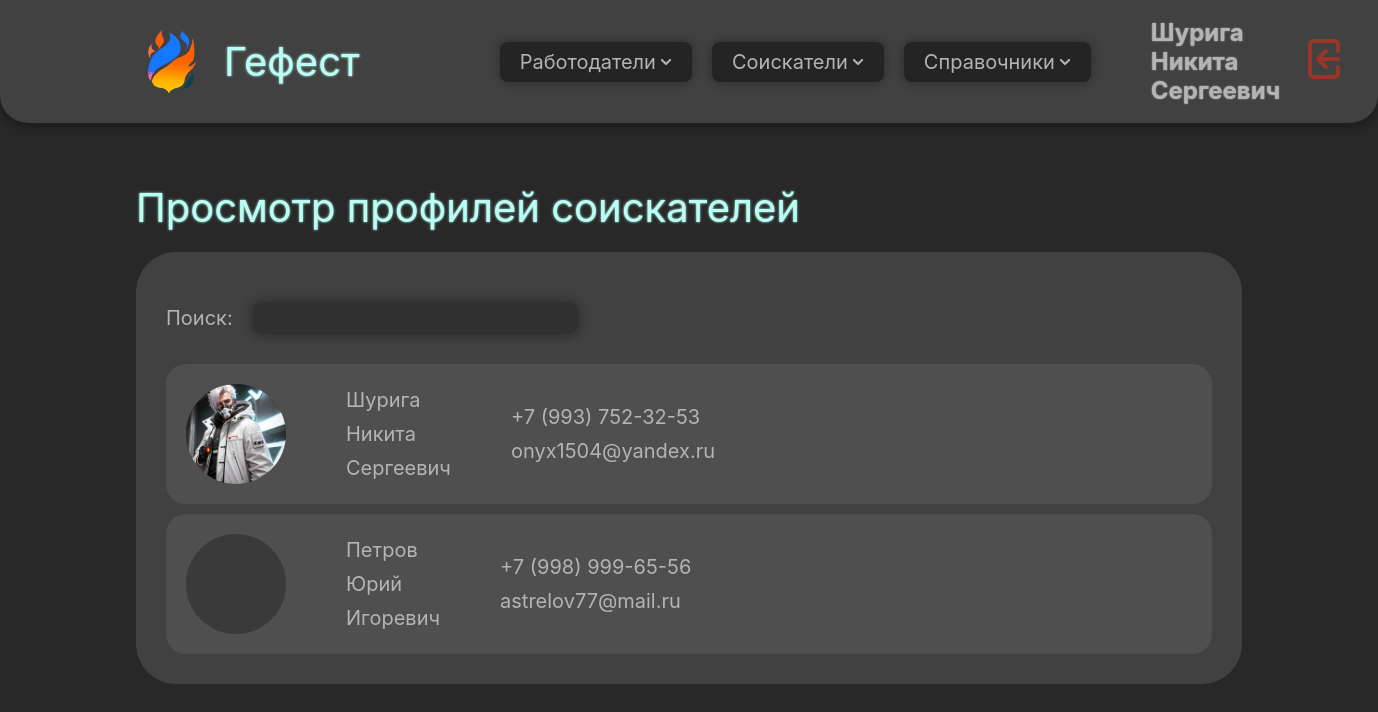
Page /jobseeker/view/ (signed in) on the committed database.
### domain/models.py (models this page shows, shortened)
class CustomUser(AbstractUser):
    patronymic = models.CharField(max_length=255, blank=False, null=False, verbose_name='Отчество')
    phone_number = PhoneNumberField(region="RU", blank=False, null=False, verbose_name='Номер телефона')
    profile_photo = models.ImageField(blank=True, null=True, verbose_name='Фото профиля', upload_to='user_photos')
    class Meta:
        verbose_name = 'Пользователь'
        verbose_name_plural = 'Пользователи'

class Person(models.Model):
    surname = models.CharField(max_length=255, blank=False, null=False, verbose_name='Фамилия')
    name = models.CharField(max_length=255, blank=False, null=False, verbose_name='Имя')
    patronymic = models.CharField(max_length=255, blank=False, null=False, verbose_name='Отчество')
    email = models.EmailField(blank=False, max_length=254, verbose_name='Почта')
    phone = models.CharField(max_length=18, blank=False, null=False, verbose_name='Номер телефона')
    profile_photo = models.ImageField(blank=True, null=True, verbose_name='Фото профиля', upload_to='person_photos')
    class Meta:
        verbose_name = 'Индивид'
        verbose_name_plural = 'Индивиды'

class JobSeeker(Person):
    birthdate = models.DateField(blank=False, null=False, verbose_name='Дата рождения')
    address = models.ForeignKey('Address', blank=False, null=False, on_delete=models.PROTECT, verbose_name='Адрес')
    skill = models.ManyToManyField('Skill', blank=True, verbose_name='Навыки')
    specialization = models.ManyToManyField('Specialization', blank=True, verbose_name='Специализация')
    about = models.TextField(blank=True, null=True, verbose_name='Описание профиля')
    class Meta:
        verbose_name = 'Соискатель'
        verbose_name_plural = 'Соискатели'

class Person(models.Model):
    surname = models.CharField(max_length=255, blank=False, null=False, verbose_name='Фамилия')
    name = models.CharField(max_length=255, blank=False, null=False, verbose_name='Имя')
    patronymic = models.CharField(max_length=255, blank=False, null=False, verbose_name='Отчество')
    email = models.EmailField(blank=False, max_length=254, verbose_name='Почта')
    phone = models.CharField(max_length=18, blank=False, null=False, verbose_name='Номер телефона')
    profile_photo = models.ImageField(blank=True, null=True, verbose_name='Фото профиля', upload_to='person_photos')
    class Meta:
        verbose_name = 'Индивид'
        verbose_name_plural = 'Индивиды'

### domain/views/job_seeker_views.py (the view)
# urls.py: path('jobseeker/view/', job_seeker_all_view, name='job_seeker_list'),
def job_seeker_all_view(request):
    job_seekers = JobSeeker.objects.all()
    context = {
        'job_seekers': job_seekers,
    }
    return render(request, 'job_seekers/view/job_seekers_all_view.html', context)

### domain/context_processors.py (called while the page is built)
def user(request):
    return {'user': auth(request)['user']}

### domain/templates/job_seekers/view/job_seekers_all_view.html (shortened to what this page needs)
{% extends 'base.html' %}
{% load static %}
{% block content %}
    <section class="split-section flex-vertical gap-2em">
        <div class="content-block flex-vertical gap-1em">
            <h1 class="title">Просмотр профилей соискателей</h1>
            <div class="content-box flex-vertical gap-1em">
                <div class="content flex-vertical gap-05em">
                    <div class="flex-horizontal gap-1em" style="padding: 1em 0">
                        <label>Поиск:</label>
                        <input type="text" oninput="filterResults(this)" class="input-field">
                    </div>
                    {% for job_seeker in job_seekers %}
                        <a href="{% url 'job_seeker_view' job_seeker.id %}" id="search_results">
                            <div class="flex-horizontal persons-div gap-3em">
                                {% if job_seeker.profile_photo %}
                                    <img src="{{ MEDIA_URL }}{{ job_seeker.profile_photo.url }}"
                                         class="person-img-preview">
                                {% else %}
                                    <div class="person-img-preview"></div>
                                {% endif %}
                                <div class="flex-vertical gap-05em">
                                    <p>{{ job_seeker.surname }}</p>
                                    <p>{{ job_seeker.name }}</p>
                                    <p>{{ job_seeker.patronymic }}</p>
                                </div>
                                <div class="flex-vertical gap-05em">
                                    <p>{{ job_seeker.phone }}</p>
                                    <p>{{ job_seeker.email }}</p>
                                </div>
                            </div>
                        </a>
                    {% endfor %}
                </div>
            </div>
        </div>
    </section>
{% endblock %}

### domain/templates/components/navbar.html (shortened to what this page needs)
{% load static %}
{% block content %}
    <div class="nav-bar flex-horizontal gap-1em">
        <div class="nav-part flex-horizontal gap-1em">
            <a href="{% url 'home' %}">
            <div class="flex-horizontal gap-1em">
                <div class="logo-container">
                    <img src="{% static 'images/logo.png' %}" class="logo"/>
                </div>
                <div class="title" style="padding-right: 3em;">Гефест</div>
            </div>
                </a>
            <div class="button">
                Работодатели
                <img src="{% static 'icons/arrow-down.svg' %}" class="icon">
            </div>
            <button class="button">
                Соискатели
                <img src="{% static 'icons/arrow-down.svg' %}" class="icon">
            </button>
            <button class="button">
                Справочники
                <img src="{% static 'icons/arrow-down.svg' %}" class="icon">
            </button>
        </div>
        <div class="nav-part flex-horizontal gap-1em">
            <h2 class="text1">{{ user.last_name }} {{ user.first_name }} {{ user.patronymic }}</h2>
            <a href="{% url 'logout' %}">
                <img src="{% static 'icons/logout.svg' %}" class="logout-button"/>
            </a>
        </div>
    </div>
{% endblock content %}

### static/css/styles.css (style rules this page uses)
* { font-size: 20px; padding: 0; margin: 0; font-family: Inter, serif; color: var(--text-color); text-decoration: none; }
.body { background: var(--body-bg); display: block; flex-direction: column; align-items: center; height: 100%; width: 100%; }
.nav-bar { position: sticky; height: 100%; margin: auto; padding: 0.5em 6em; justify-content: space-between; align-items: center; border-radius: 0 0 1.4em 1.4em; background: var(--table-bg); box-shadow: 0 0.2em 0.5em 0.1em var(--element-shadow); }
.nav-part { height: 100%; padding: 0.4em 1em; justify-content: flex-start; flex-wrap: nowrap; }
.logout-button { filter: brightness(0) saturate(100%) invert(24%) sepia(29%) saturate(4645%) hue-rotate(345deg) brightness(83%) contrast(84%); }
.logo { align-self: stretch; object-fit: contain; }
.logo-container { width: 3.2em; aspect-ratio: 1 / 1; justify-content: center; align-items: center; display: flex }
.title { color: var(--title-color); font-size: 2em; font-weight: 400; word-wrap: break-word; text-shadow: 0 0 0.065em var(--title-color); }
.button { display: flex; justify-content: flex-start; align-items: center; border-style: none; border-radius: 0.4em; background: var(--button-bg); padding: 0.4em 1em; gap: 0.2em; box-shadow: 0 0 0.5em 0.1em var(--element-shadow); width: fit-content; }
.icon { filter: brightness(0) saturate(100%) invert(79%) sepia(16%) saturate(8%) hue-rotate(316deg) brightness(90%) contrast(87%); }
.split-section { flex: 1; width: auto; height: fit-content; }
.content-box { margin: 0; border-radius: 2em; background: var(--table-bg); }
.content-block { width: 100%; height: 100%; }
.content-box .content { flex: 1; padding: 1.5em; }
.text1 { font-size: larger; text-shadow: 0 0 0.07em var(--text-color); }
.input-field { border-style: none; border-radius: 0.5em; padding: 0.2em 0.3em; background: var(--common-bg); box-shadow: 0 0 0.5em 0.15em var(--element-shadow); }
.flex-horizontal { display: flex; flex-direction: row; align-items: center; }
.flex-horizontal.gap-1em { gap: 1em; }
.flex-horizontal.gap-3em { gap: 3em; }
.flex-vertical { display: flex; flex-direction: column; }
.flex-vertical.gap-05em { gap: 0.5em; }
.flex-vertical.gap-1em { gap: 1em; }
.flex-vertical.gap-2em { gap: 2em; }
.persons-div { background: var(--div-bg); border-radius: 1em; padding: 1em; }
.person-img-preview { border-radius: 100%; aspect-ratio: 1 / 1; width: 5em; background: var(--th-bg); }

### static/css/darkcolors.css (style rules this page uses)
:root { --button-bg: #242424; --body-bg: #282828; --common-bg: #303030; --th-bg: #3a3a3a; --table-bg: #414141; --hover-bg: #464646; --td-bg: #4b4b4b; --div-bg: #4f4f4f; --text-color: #B4B4B4; --text-hover: #d0d0d0; --title-color: #BAFFF3; --element-shadow: rgba(0, 0, 0, 0.25); --shadow-next: rgba(48, 48, 48, 0.8); --error-color: #FF3838; --submit-bg: #279d52; --submit-shadow: rgba(39, 157, 82, 0.8); --submit-hover: #35d781; --submit-hover-shadow: rgba(53, 215, 129, 0.95); --reject-bg: #9D2727; --reject-shadow: rgba(150, 39, 39, 0.8); --reject-hover: #D73535; --reject-hover-shadow: rgba(215, 53, 53, 0.95); }

### rows in the picture
CustomUser: last_name "Шурига", first_name "Никита", patronymic "Сергеевич"
JobSeeker: profile_photo (picture), surname "Шурига", name "Никита", patronymic "Сергеевич", phone "+7 (993) 752-32-53", email "onyx1504@yandex.ru"
JobSeeker: surname "Петров", name "Юрий", patronymic "Игоревич", phone "+7 (998) 999-65-56", email "astrelov77@mail.ru"
